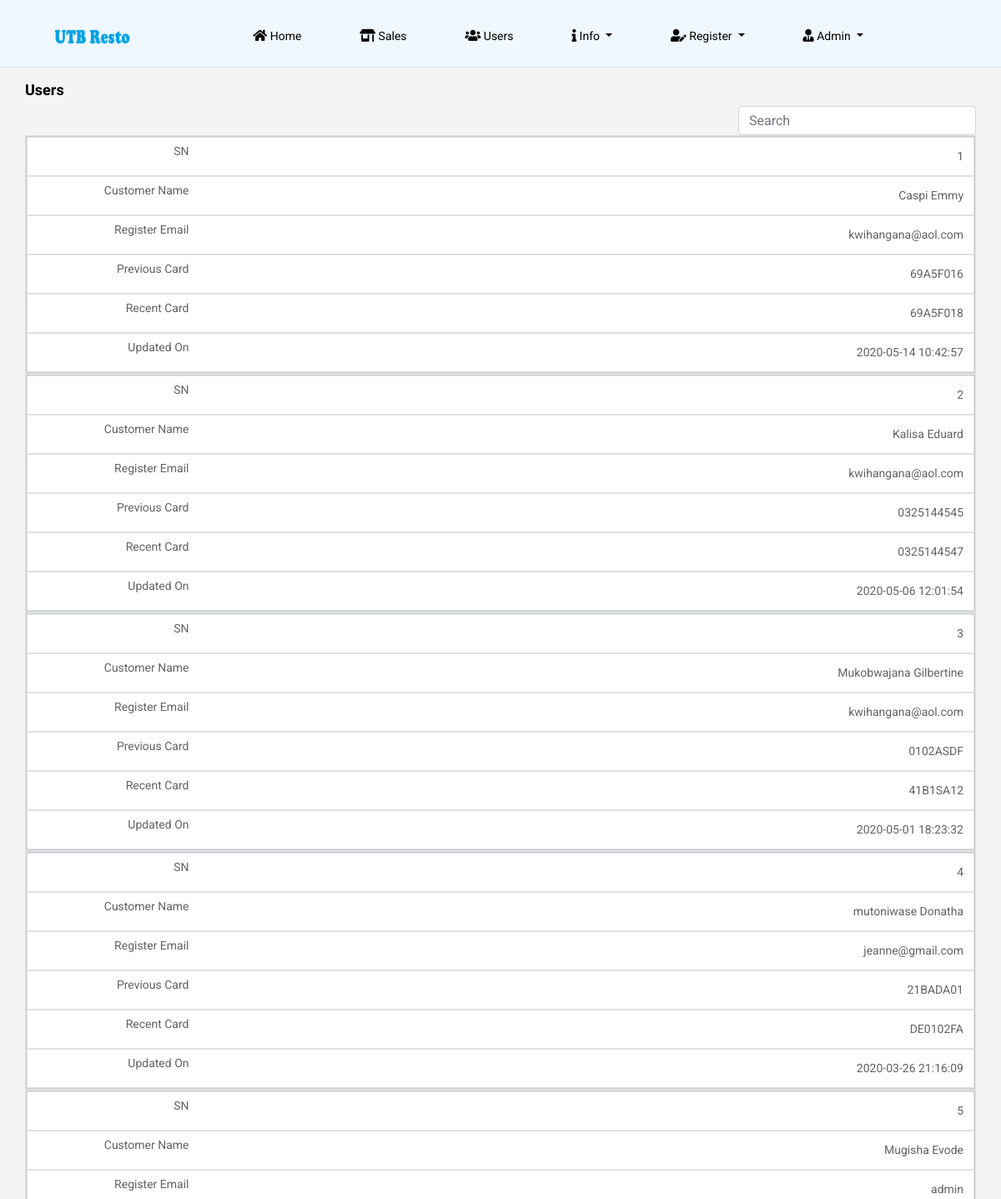
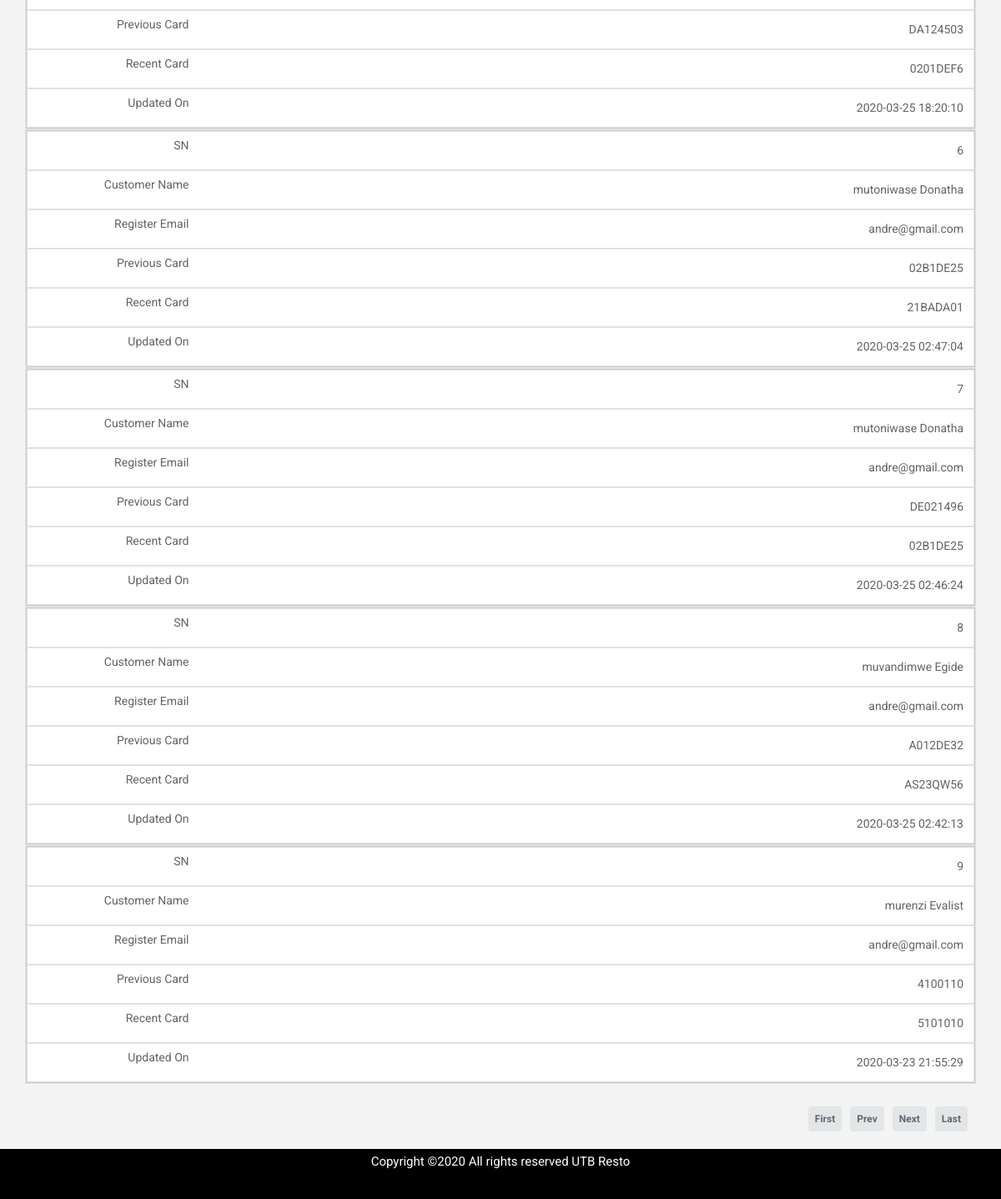
The page /all-cards.php (signed in) on the database its author committed (2 pictures, top to bottom).
### tables this page shows
CREATE TABLE `customers` (
  `customer_id` int(11) NOT NULL,
  `customer_fname` varchar(30) NOT NULL,
  `customer_lname` varchar(30) NOT NULL,
  `gender` varchar(6) NOT NULL,
  `dob` date NOT NULL,
  `register_date` timestamp NOT NULL DEFAULT CURRENT_TIMESTAMP ON UPDATE CURRENT_TIMESTAMP
);

CREATE TABLE `card_modification` (
  `mod_id` int(11) NOT NULL,
  `user_username` varchar(20) DEFAULT NULL,
  `user_email` varchar(20) DEFAULT NULL,
  `previous_card` varchar(30) DEFAULT NULL,
  `recent_card` varchar(30) DEFAULT NULL,
  `customer_id` int(11) DEFAULT NULL,
  `register_date` timestamp NOT NULL DEFAULT CURRENT_TIMESTAMP ON UPDATE CURRENT_TIMESTAMP
);

### all-cards.php (the view, shortened to what this page needs)
<!doctype html>
<html lang="en">
<?php
include('config.php');
$session = $_SESSION['name'];
$sel_admin = mysqli_query($con, "select user_type,status from admin where admin_name = '$session'");
while($row = mysqli_fetch_array($sel_admin)){
   $user_type = $row['user_type'];
    $status = $row['status'];
}
if(!$_SESSION['name']){
header("location: index.php");
}
else if($user_type != 'admin'){
header("location: no-access.php");
}
else if( $status != 'Active'){
    header("location: access-revoked.php");
}
else{
?>
<head>
    <link rel="stylesheet" href="css/bootstrap.min.css">
    <link rel="stylesheet" href="css/animate.css">
    <link rel="stylesheet" href="css/owl.carousel.min.css">
    <link rel="stylesheet" href="css/all.css">
    <link rel="stylesheet" href="css/flaticon.css">
    <link rel="stylesheet" href="css/themify-icons.css">
    <link rel="stylesheet" href="css/magnific-popup.css">
    <link rel="stylesheet" href="css/slick.css">
    <link rel="stylesheet" href="css/style.css">
    <link rel="stylesheet" href="./charts/css/all-card.css">
  <link href="https://maxcdn.bootstrapcdn.com/font-awesome/latest/css/font-awesome.min.css" rel="stylesheet">
</head>
<body>
<div id="container">
    <div class="head-color">
   <header class="main_menu home_menu">
        <div class="container-fluid">
            <div class="row align-items-center justify-content-center">
                <div class="col-lg-11">
                    <nav class="navbar navbar-expand-lg navbar-light">
                        <a class="navbar-brand" href="home.php"> <img src="img/logo3.png" width="92px" height="21px" alt="logo"> </a>
                        <div class="collapse navbar-collapse main-menu-item" id="navbarSupportedContent">
                            <ul class="navbar-nav align-items-center justify-content-center">
                                <li class="nav-item">
                                    <a class="nav-link" href="home.php">
                                    <i class="fas fa-home"></i> Home</a>
                                </li>
                                <li class="nav-item">
                                    <a class="nav-link" href="payment.php"><i class="fas fa-store-alt"></i> Sales</a>
                                </li>
                                <?php if($user_type == 'admin'){ ?><li class="nav-item">
                                    <a class="nav-link" href="users.php"><i class="fas fa-users"></i> Users</a><?php } ?>
                                </li>
                                <li class="nav-item dropdown">
                                    <a class="nav-link dropdown-toggle" href="" id="navbarDropdown_2"
                                        role="button" data-toggle="dropdown" aria-haspopup="true" aria-expanded="false">
                                        <i class="fas fa-info"></i> Info
                                    </a>
                                </li>
                                <li class="nav-item dropdown">
                                    <a class="nav-link dropdown-toggle" href="" id="navbarDropdown_2"
                                        role="button" data-toggle="dropdown" aria-haspopup="true" aria-expanded="false">
                                        <i class="fas fa-user-edit"></i> Register
                                    </a>
                                </li>
                                <li class="nav-item dropdown">
                                    <a class="nav-link dropdown-toggle" href="" id="navbarDropdown_2"
                                        role="button" data-toggle="dropdown" aria-haspopup="true" aria-expanded="false">
                                        <i class="fas fa-user-tie"></i> <?php echo $_SESSION['name']; ?>
                                    </a>
                                </li>
                            </ul>
                        </div>
                    </nav>
                </div>
            </div>
        </div>
    </header>
    <hr>
   </div>
<div id="page" class="clearfix">
<div class="container col-sm-10 col-md-10 col-lg-10">
<h4><strong>Users</strong></h4>
        <div class="row">
        <div class="col-lg-12">
 <div class="form-group">
           <form>
           <input type="text" class="form-control pull-right" style="width:25%; height: 35px;" id="search" placeholder="Search">
          </form>
     </div>
 <table class="table-bordered table pull-right" id="mytable" cellspacing="0" style="width: 100%;">
 <?php
        if (isset($_GET['pageno'])) {
            $pageno = $_GET['pageno'];
        } else {
            $pageno = 1;
        }
        $no_of_records_per_page = 50;
        $offset = ($pageno-1) * $no_of_records_per_page;
        $total_pages_sql = "SELECT COUNT(*) FROM card_modification";
        $result = mysqli_query($con,$total_pages_sql);
        $total_rows = mysqli_fetch_array($result)[0];
        $total_pages = ceil($total_rows / $no_of_records_per_page);
        $sql = "SELECT * FROM card_modification order by register_date DESC LIMIT $offset, $no_of_records_per_page";
        $res_data = mysqli_query($con,$sql);
        if ($offset == 1) {
            $i = 0;
        } else {
            $i = $offset * $total_pages/2;
        }
        while($row = mysqli_fetch_array($res_data)){
                    $pr_card = $row['previous_card'];
                    $rc_card = $row['recent_card'];
                    $reg_date = $row['register_date'];
                    $mail = $row['user_email'];
                    $customer_id = $row['customer_id'];
                    $sel_customer = mysqli_query($con,"select customer_fname, customer_lname from customers where customer_id = '$customer_id'");
                    while($row = mysqli_fetch_array($sel_customer)){
                    $customer_fname = $row['customer_fname'];
                    $customer_lname = $row['customer_lname'];
                    $owner = $customer_fname . " " . $customer_lname;
                    $i++;
    ?>
  <tbody>
  <tr style="text-align: right;">
                <td><?php echo $i; ?></td>
                <td style="text-transform: capitalize"><?php echo $owner; ?></td>
                <td class="lower"><?php echo $mail; ?></td>
                <td><?php echo $pr_card; ?></td>
                <td><?php echo $rc_card; ?></td>
                <td><?php echo $reg_date; ?></td>
            </tr>
  </tbody>
   <?php } } ?>
</table>
</div>
    </div>
    <ul class="pagination">
        <li><a href="?pageno=1">First</a></li>
        <li class="<?php if($pageno <= 1){ echo 'disabled'; } ?>">
            <a href="<?php if($pageno <= 1){ echo '#'; } else { echo "?pageno=".($pageno - 1); } ?>">Prev</a>
        </li>
        <li class="<?php if($pageno >= $total_pages){ echo 'disabled'; } ?>">
            <a href="<?php if($pageno >= $total_pages){ echo '#'; } else { echo "?pageno=".($pageno + 1); } ?>">Next</a>
        </li>
        <li><a href="?pageno=<?php echo $total_pages; ?>">Last</a></li>
    </ul>
</div>
<br>
<br>
    <footer id="footer" class="footer_part_new">
        <div class="container">
                <div class="col-lg-12">
                    <div class="copyright_text">
                        <P>
                            Copyright &copy;<script>document.write(new Date().getFullYear());</script>
                             All rights reserved UTB Resto
                        </P>
              </div>
        </div>
    </footer>
</div>
</body>
</html>
<?php include('auto_logout.php'); } ?>

### css/all.css (style rules this page uses)
.fa, .fas, .far, .fal, .fab { -moz-osx-font-smoothing: grayscale; -webkit-font-smoothing: antialiased; display: inline-block; font-style: normal; font-variant: normal; text-rendering: auto; line-height: 1; }
.fa-home:before { content: "\f015"; }
.fa-info:before { content: "\f129"; }
.fa-store-alt:before { content: "\f54f"; }
.fa-user-edit:before { content: "\f4ff"; }
.fa-user-tie:before { content: "\f508"; }
.fa-users:before { content: "\f0c0"; }
.fa, .fas { font-family: 'Font Awesome 5 Free'; font-weight: 900; }

### charts/css/all-card.css (style rules this page uses)
@media only screen and (max-width: 760px),
(min-device-width: 768px) and (max-device-width: 1024px) { table, thead, tbody, th, td, tr { display: block; } }
@media only screen and (max-width: 760px),
(min-device-width: 768px) and (max-device-width: 1024px) { .pagination { margin-top: 10px; margin-left: 50%; float: inline-end; } }
@media only screen and (max-width: 760px),
(min-device-width: 768px) and (max-device-width: 1024px) { tr { border: 1px solid #ccc; } }
@media only screen and (max-width: 760px),
(min-device-width: 768px) and (max-device-width: 1024px) { td { border: none; border-bottom: 1px solid #eee; position: relative; padding-left: 50%; color: black; } }
@media only screen and (max-width: 760px),
(min-device-width: 768px) and (max-device-width: 1024px) { td:before { position: absolute; top: 6px; left: 10px; width: 25%; padding-right: 100px; white-space: nowrap; } }
@media only screen and (max-width: 760px),
(min-device-width: 768px) and (max-device-width: 1024px) { td:nth-of-type(1):before { content: "SN"; } }
@media only screen and (max-width: 760px),
(min-device-width: 768px) and (max-device-width: 1024px) { td:nth-of-type(2):before { content: "Customer Name"; } }
@media only screen and (max-width: 760px),
(min-device-width: 768px) and (max-device-width: 1024px) { td:nth-of-type(3):before { content: "Register Email"; } }
@media only screen and (max-width: 760px),
(min-device-width: 768px) and (max-device-width: 1024px) { td:nth-of-type(4):before { content: "Previous Card"; } }
@media only screen and (max-width: 760px),
(min-device-width: 768px) and (max-device-width: 1024px) { td:nth-of-type(5):before { content: "Recent Card"; } }
@media only screen and (max-width: 760px),
(min-device-width: 768px) and (max-device-width: 1024px) { td:nth-of-type(6):before { content: "Updated On"; } }

### all-cards.php (style rules this page uses)
.footer_part_new { height: 8vh; width: 100%; text-align: center; background-color: black; }
.footer_part_new p { color: white; }
td, th { padding: 10px; }
td { color: #636363; border: 1px solid #dddfe1; }
tr { background-color: #f9fafb; }
tr:nth-child(odd) { background-color: #ffffff; }
.pagination { list-style-type: none; display: inline-flex; justify-content: space-between; box-sizing: border-box; float: right; margin-top: 15px; }
.pagination li { box-sizing: border-box; padding-right: 10px; }
.pagination li a { box-sizing: border-box; background-color: #e2e6e6; padding: 8px; text-decoration: none; font-size: 12px; font-weight: bold; color: #616872; border-radius: 4px; }
.head-color { background-color: aliceblue; }
header { height: 8vh; }
hr { color: rgb(13, 99, 175); }
html,body { margin: 0; padding:0; height: 100%; }
#container { min-height:100%; height: auto !important; height: 100%; position: relative; }
#page { margin: 0 auto; padding-bottom: 80px; }
#footer { position: absolute; bottom: 0; width: 100%; height: 60px; clear:both; }

### rows shown on the page
card_modification: user_email "kwihangana@aol.com", previous_card "69A5F016", recent_card "69A5F018", register_date "2020-05-14 10:42:57"
customers: owner "Caspi Emmy"
card_modification: user_email "kwihangana@aol.com", previous_card "0325144545", recent_card "0325144547", register_date "2020-05-06 12:01:54"
customers: owner "Kalisa Eduard"
card_modification: user_email "kwihangana@aol.com", previous_card "0102ASDF", recent_card "41B1SA12", register_date "2020-05-01 18:23:32"
customers: owner "Mukobwajana Gilbertine"
card_modification: user_email "jeanne@gmail.com", previous_card "21BADA01", recent_card "DE0102FA", register_date "2020-03-26 21:16:09"
customers: owner "Mutoniwase Donatha"
card_modification: user_email "admin", previous_card "DA124503", recent_card "0201DEF6", register_date "2020-03-25 18:20:10"
customers: owner "Mugisha Evode"
card_modification: user_email "andre@gmail.com", previous_card "02B1DE25", recent_card "21BADA01", register_date "2020-03-25 02:47:04"
card_modification: user_email "andre@gmail.com", previous_card "DE021496", recent_card "02B1DE25", register_date "2020-03-25 02:46:24"
card_modification: user_email "andre@gmail.com", previous_card "A012DE32", recent_card "AS23QW56", register_date "2020-03-25 02:42:13"
customers: owner "Muvandimwe Egide"
card_modification: user_email "andre@gmail.com", previous_card "4100110", recent_card "5101010", register_date "2020-03-23 21:55:29"
customers: owner "Murenzi Evalist"

### other values the page prints
$_SESSION['name'] "Admin"
